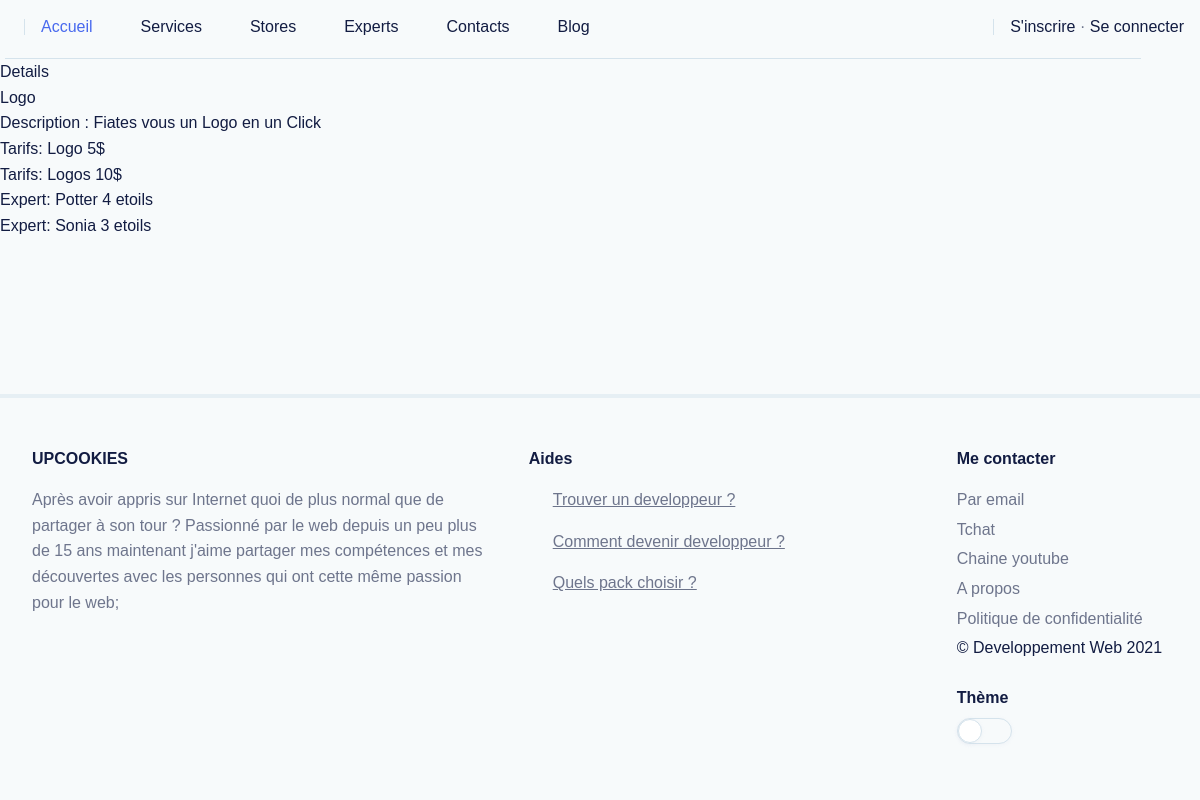
The page /services/item/logo/ on the database its author committed.
### services/models.py (models this page shows, shortened)
class Services(models.Model):
	name = models.CharField(max_length=255)
	slug = models.SlugField(max_length=200, null=True)
	description = models.TextField()
	pub_date = models.DateTimeField('date published', null=True)
	tarifs = models.ManyToManyField(Tarifs)
	favoris = models.BooleanField(default=False)
	experts = models.ManyToManyField(Experts)
	class Meta:
		verbose_name = "Services"
		verbose_name_plural = "Services"
		ordering = ('-pub_date',)

class Tarifs(models.Model):
	name = models.CharField(max_length=25)
	items = models.IntegerField(default=1)
	price = models.CharField(max_length=10)
	class Meta:
		verbose_name = "Tarifs"
		verbose_name_plural = "Tarifs"

class Experts(models.Model):
	name = models.CharField(max_length=255)
	surname = models.CharField(max_length=255)
	slug = models.SlugField(max_length=200, null=True)
	email = models.EmailField(unique=True)
	description = models.TextField()
	phone = models.CharField(max_length=25)
	whatsapp = models.CharField(max_length=25)
	telegram = models.CharField(max_length=25)
	note = models.IntegerField(default=3)
	stacks = models.ManyToManyField(Stacks)
	class Meta:
		verbose_name = "Experts"
		verbose_name_plural = "Experts"

### services/views.py (the view)
# urls.py: path('item/<slug:slug>/', views.details, name='details'),
def details(request, slug):
    services = get_object_or_404(Services, slug=slug)
    return render(request, 'services/services_page.html', {'services':services})

### templates/services/services_page.html
{% extends '../base.html' %}
{% load static %}
{% block content %}
<p>Details</p>
	<h2>{{ services.name }}</h2>
	<p>Description : {{ services.description|slice:":355" }}</p>
	{% for s in services.tarifs.all %}
		<p>Tarifs: {{ s.name }}
		{{ s.price }}$</p>
	{% endfor %}
	{% for s in services.experts.all %}
		<p>Expert: {{ s.name }}
		{{ s.note }} etoils</p>
	{% endfor %}
{% endblock %}

### rows shown on the page
Services: name "Logo", description "Fiates vous un Logo en un Click"
Tarifs: name "Logo", price "5"
Tarifs: name "Logos", price "10"
Experts: name "Potter", note "4"
Experts: name "Sonia", note "3"
